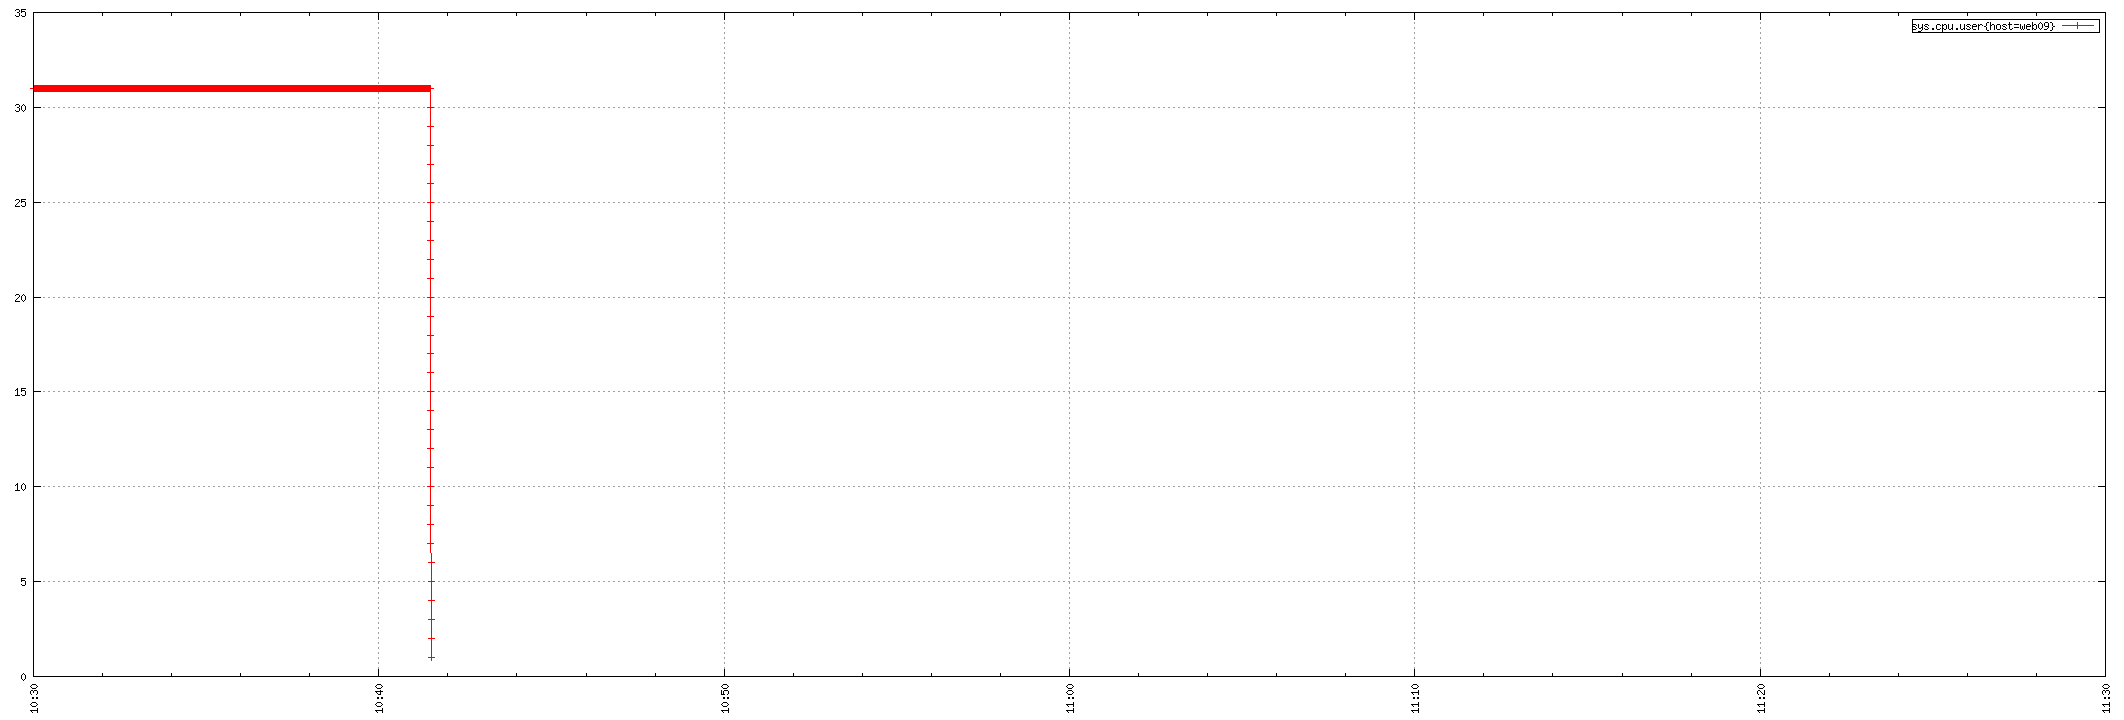

This chart was generated by the following gnuplot code:
set term png small size 2124,720
set xdata time
set timefmt "%s"
if (GPVAL_VERSION < 4.6) set xtics rotate; else set xtics rotate right
set output "${TMPDIR-'tmp'}/tsd/8f56b95a.png"
set xrange ["1673778600":"1673782200"]
set format x "%H:%M"
set grid
set style data linespoint
set key right box
set yrange [0:]
plot  "${TMPDIR-'tmp'}/tsd/8f56b95a_0.dat" using 1:2 title "sys.cpu.user{host=web09}"
